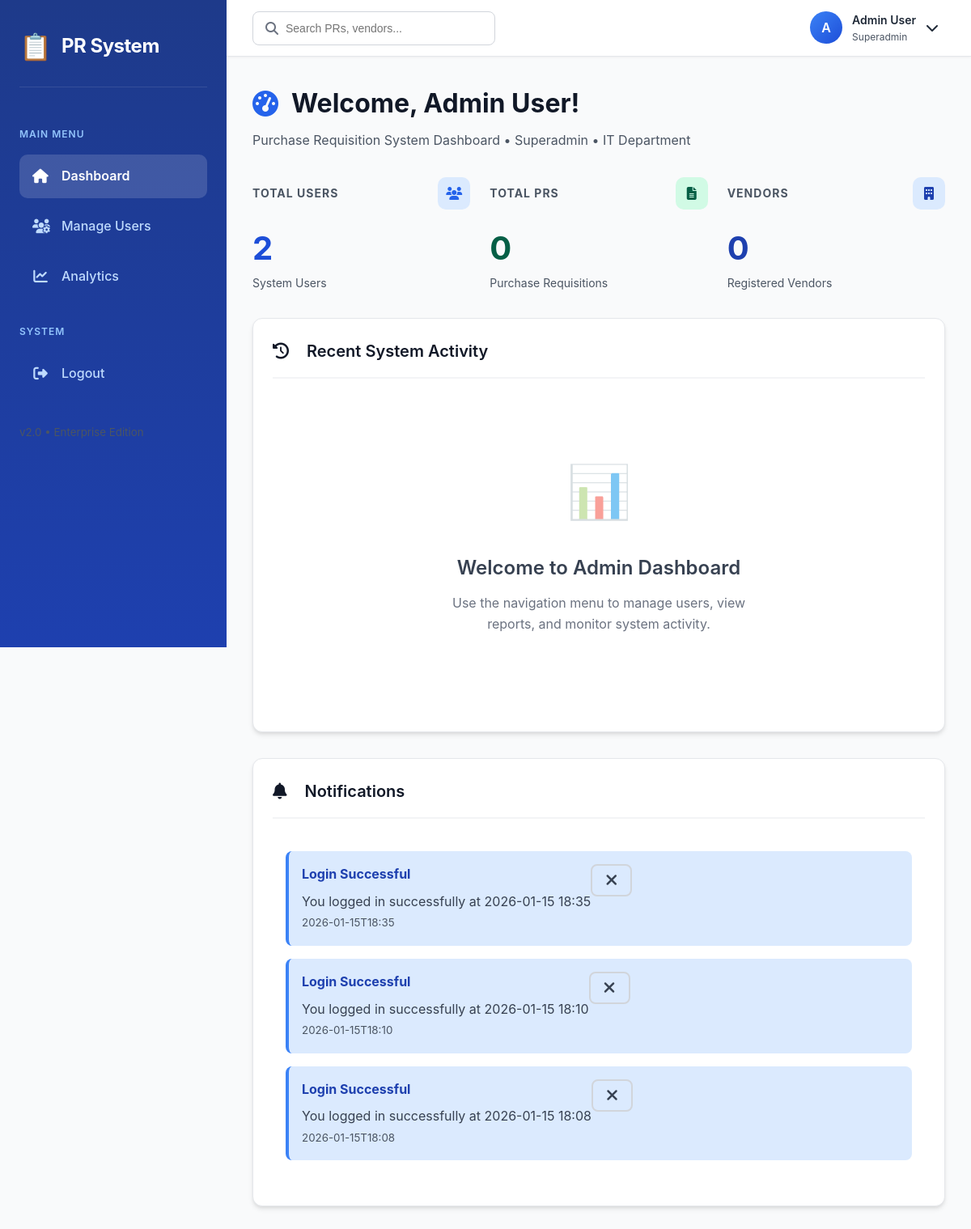
The app's page /dashboard (signed in) with its own data.
### tables this page shows
CREATE TABLE notifications (
            id INTEGER PRIMARY KEY AUTOINCREMENT,
            user_id INTEGER NOT NULL,
            title TEXT NOT NULL,
            message TEXT NOT NULL,
            notification_type TEXT,
            is_read INTEGER DEFAULT 0,
            created_at TEXT NOT NULL,
            related_pr_id INTEGER,
            action_url TEXT,
            FOREIGN KEY (user_id) REFERENCES users(id)
        );

### app.py (the view, shortened to what this page needs)
@app.route("/dashboard")
@login_required
def dashboard():
    try:
        user_id = session["user_id"]
        role = session["role"]
        department = session.get("department", "")
        with db() as conn:
            notifications = conn.execute("""
            SELECT * FROM notifications
            WHERE user_id=? AND is_read=0
            ORDER BY created_at DESC
            LIMIT 10
            """, (user_id,)).fetchall()
            stats = {}
            my_pr = []
            if role == "user":
                stats['total_pr'] = conn.execute("""
                SELECT COUNT(*) FROM pr WHERE created_by=?
                """, (user_id,)).fetchone()[0]
                stats['pending_pr'] = conn.execute("""
                SELECT COUNT(*) FROM pr
                WHERE created_by=? AND status IN ('PENDING_APPROVAL', 'BUDGET_EXCEPTION_PENDING')
                """, (user_id,)).fetchone()[0]
                stats['approved_pr'] = conn.execute("""
                SELECT COUNT(*) FROM pr
                WHERE created_by=? AND status='APPROVED'
                """, (user_id,)).fetchone()[0]
                my_pr = conn.execute("""
                SELECT p.*,
                       (SELECT COUNT(*) FROM pr_items WHERE pr_id=p.id) as item_count
                FROM pr p
                WHERE p.created_by=?
                ORDER BY p.created_at DESC
                LIMIT 10
                """, (user_id,)).fetchall()
            elif role == 'superadmin':
                stats['total_users'] = conn.execute("SELECT COUNT(*) FROM users").fetchone()[0]
                stats['total_prs'] = conn.execute("SELECT COUNT(*) FROM pr").fetchone()[0]
                stats['total_vendors'] = conn.execute("SELECT COUNT(*) FROM vendors").fetchone()[0]
                my_pr = conn.execute("""
                SELECT p.*, u.full_name as requester_name_full
                FROM pr p
                JOIN users u ON p.created_by = u.id
                ORDER BY p.created_at DESC
                LIMIT 10
                """).fetchall()
            budget_overview = None
            if department:
                budget_overview = conn.execute("""
                SELECT category, allocated_amount, spent_amount, remaining_amount
                FROM budget_categories
                WHERE department=?
                AND fiscal_year=?
                """, (department, str(datetime.now().year))).fetchall()
        return render_template(
            "dashboard.html",
            role=role,
            name=session["name"],
            notifications=notifications,
            stats=stats,
            my_pr=my_pr,
            budget_overview=budget_overview,
            BUDGET_STATUS=BUDGET_STATUS
        )
    except Exception as e:
        print(f"⚠️ Dashboard error: {e}")
        flash("Error loading dashboard", "danger")
        return redirect("/")

### templates/dashboard.html (shortened to what this page needs)
{% extends "base.html" %}
{% block content %}
<div class="page-header">
    <div>
        <h1 class="page-title">
            <i class="fas fa-tachometer-alt" style="color: var(--primary-600);"></i>
            Welcome, {{ name }}!
        </h1>
        <p class="page-subtitle">
            Purchase Requisition System Dashboard • {{ session.role|title }}
            {% if session.department %}
            • {{ session.department }} Department
            {% endif %}
        </p>
    </div>
</div>
<div class="dashboard-grid" style="display: grid; grid-template-columns: repeat(auto-fit, minmax(250px, 1fr)); gap: 1.5rem; margin-bottom: 2rem;">
    {% if session.role == 'user' %}
    <div class="stat-card" style="background: white; padding: 1.5rem; border-radius: var(--border-radius); box-shadow: var(--box-shadow);">
        <div style="display: flex; justify-content: space-between; align-items: center; margin-bottom: 1rem;">
            <h3 style="font-size: 0.875rem; color: var(--gray-600); text-transform: uppercase; letter-spacing: 1px;">Total PRs</h3>
            <div style="background: var(--primary-100); color: var(--primary-600); width: 40px; height: 40px; border-radius: 10px; display: flex; align-items: center; justify-content: center;">
                <i class="fas fa-file-alt"></i>
            </div>
        </div>
        <div class="stat-number" style="font-size: 2.5rem; font-weight: 700; color: var(--primary-700);">{{ stats.total_pr }}</div>
        <div style="color: var(--gray-600); font-size: 0.875rem;">Purchase Requisitions Created</div>
    </div>
    <div class="stat-card">
        <div style="display: flex; justify-content: space-between; align-items: center; margin-bottom: 1rem;">
            <h3 style="font-size: 0.875rem; color: var(--gray-600); text-transform: uppercase; letter-spacing: 1px;">Pending Approval</h3>
            <div style="background: #fef3c7; color: #92400e; width: 40px; height: 40px; border-radius: 10px; display: flex; align-items: center; justify-content: center;">
                <i class="fas fa-clock"></i>
            </div>
        </div>
        <div class="stat-number" style="font-size: 2.5rem; font-weight: 700; color: #92400e;">{{ stats.pending_pr }}</div>
        <div style="color: var(--gray-600); font-size: 0.875rem;">Awaiting Approval</div>
    </div>
    <div class="stat-card">
        <div style="display: flex; justify-content: space-between; align-items: center; margin-bottom: 1rem;">
            <h3 style="font-size: 0.875rem; color: var(--gray-600); text-transform: uppercase; letter-spacing: 1px;">Approved</h3>
            <div style="background: #d1fae5; color: #065f46; width: 40px; height: 40px; border-radius: 10px; display: flex; align-items: center; justify-content: center;">
                <i class="fas fa-check-circle"></i>
            </div>
        </div>
        <div class="stat-number" style="font-size: 2.5rem; font-weight: 700; color: #065f46;">{{ stats.approved_pr }}</div>
        <div style="color: var(--gray-600); font-size: 0.875rem;">Successfully Approved</div>
    </div>
    {% elif session.role == 'superadmin' %}
    <div class="stat-card">
        <div style="display: flex; justify-content: space-between; align-items: center; margin-bottom: 1rem;">
            <h3 style="font-size: 0.875rem; color: var(--gray-600); text-transform: uppercase; letter-spacing: 1px;">Total Users</h3>
            <div style="background: var(--primary-100); color: var(--primary-600); width: 40px; height: 40px; border-radius: 10px; display: flex; align-items: center; justify-content: center;">
                <i class="fas fa-users"></i>
            </div>
        </div>
        <div class="stat-number" style="font-size: 2.5rem; font-weight: 700; color: var(--primary-700);">{{ stats.total_users }}</div>
        <div style="color: var(--gray-600); font-size: 0.875rem;">System Users</div>
    </div>
    <div class="stat-card">
        <div style="display: flex; justify-content: space-between; align-items: center; margin-bottom: 1rem;">
            <h3 style="font-size: 0.875rem; color: var(--gray-600); text-transform: uppercase; letter-spacing: 1px;">Total PRs</h3>
            <div style="background: #d1fae5; color: #065f46; width: 40px; height: 40px; border-radius: 10px; display: flex; align-items: center; justify-content: center;">
                <i class="fas fa-file-alt"></i>
            </div>
        </div>
        <div class="stat-number" style="font-size: 2.5rem; font-weight: 700; color: #065f46;">{{ stats.total_prs }}</div>
        <div style="color: var(--gray-600); font-size: 0.875rem;">Purchase Requisitions</div>
    </div>
    <div class="stat-card">
        <div style="display: flex; justify-content: space-between; align-items: center; margin-bottom: 1rem;">
            <h3 style="font-size: 0.875rem; color: var(--gray-600); text-transform: uppercase; letter-spacing: 1px;">Vendors</h3>
            <div style="background: #dbeafe; color: #1e40af; width: 40px; height: 40px; border-radius: 10px; display: flex; align-items: center; justify-content: center;">
                <i class="fas fa-building"></i>
            </div>
        </div>
        <div class="stat-number" style="font-size: 2.5rem; font-weight: 700; color: #1e40af;">{{ stats.total_vendors }}</div>
        <div style="color: var(--gray-600); font-size: 0.875rem;">Registered Vendors</div>
    </div>
    {% endif %}
</div>
<div class="card">
    <div class="card-header">
        <h3 class="card-title">
            <i class="fas fa-history" style="margin-right: 10px;"></i>
            {% if session.role == 'user' %}
            My Recent PRs
            {% elif session.role in ['approver1', 'approver2', 'approver3', 'approver4'] %}
            Pending Approvals
            {% elif session.role == 'procurement' %}
            Approved PRs Ready for Processing
            {% elif session.role == 'superadmin' %}
            Recent System Activity
            {% endif %}
        </h3>
    </div>
    {% if my_pr and my_pr|length > 0 %}
    <div class="table-responsive">
        <table class="table">
            <thead>
                <tr>
                    <th>PR Number</th>
                    <th>Description</th>
                    {% if session.role != 'user' %}
                    <th>Requester</th>
                    {% endif %}
                    <th>Amount</th>
                    <th>Status</th>
                    <th>Date</th>
                    <th>Actions</th>
                </tr>
            </thead>
            <tbody>
                {% for pr in my_pr %}
                <tr>
                    <td>
                        <strong>{{ pr.pr_no }}</strong>
                        {% if pr.item_count %}
                        <br>
                        <small class="text-muted">{{ pr.item_count }} items</small>
                        {% endif %}
                    </td>
                    <td>
                        {{ pr.purpose[:50] }}
                        {% if pr.purpose|length > 50 %}...{% endif %}
                    </td>
                    {% if session.role != 'user' %}
                    <td>{{ pr.requester_name_full or pr.requester_name }}</td>
                    {% endif %}
                    <td>
                        <strong>RM {{ "%.2f"|format(pr.total_amount) }}</strong>
                    </td>
                    <td>
                        {% if pr.status == 'DRAFT' %}
                        <span class="status-badge status-draft">DRAFT</span>
                        {% elif pr.status == 'PENDING_APPROVAL' %}
                        <span class="status-badge status-pending">PENDING</span>
                        {% elif pr.status == 'APPROVED' %}
                        <span class="status-badge status-approved">APPROVED</span>
                        {% elif pr.status == 'REJECTED' %}
                        <span class="status-badge status-rejected">REJECTED</span>
                        {% elif pr.status == 'BUDGET_EXCEPTION_PENDING' %}
                        <span class="status-badge status-budget-pending">BUDGET EXCEPTION</span>
                        {% else %}
                        <span class="status-badge">{{ pr.status }}</span>
                        {% endif %}
                    </td>
                    <td>
                        {{ pr.created_at[:10] }}
                        <br>
                        <small class="text-muted">{{ pr.created_at[11:16] }}</small>
                    </td>
                    <td>
                        <div class="d-flex gap-2">
                            {% if session.role == 'user' and pr.status == 'DRAFT' %}
                            <a href="/pr/{{ pr.id }}/review" class="btn btn-sm btn-outline">
                                <i class="fas fa-edit"></i>
                            </a>
                            <a href="/pr/{{ pr.id }}/submit" class="btn btn-sm btn-success"
                               onclick="return confirm('Submit this PR for approval?')">
                                Submit
                            </a>
                            {% elif session.role in ['approver1', 'approver2', 'approver3', 'approver4'] %}
                            <a href="/approve/{{ pr.id }}/review" class="btn btn-sm btn-primary">
                                <i class="fas fa-eye"></i> Review
                            </a>
                            {% elif session.role == 'procurement' and pr.status == 'APPROVED' %}
                            <form method="POST" action="/procurement/receive/{{ pr.id }}" style="display: inline;">
                                <button type="submit" class="btn btn-sm btn-success"
                                        onclick="return confirm('Mark PR {{ pr.pr_no }} as received by procurement?')">
                                    <i class="fas fa-check"></i> Receive
                                </button>
                            </form>
                            {% endif %}
                        </div>
                    </td>
                </tr>
                {% endfor %}
            </tbody>
        </table>
    </div>
    {% else %}
    <div class="empty-state">
        <div class="empty-state-icon">
            {% if session.role == 'user' %}
            📋
            {% elif session.role in ['approver1', 'approver2', 'approver3', 'approver4'] %}
            ✅
            {% elif session.role == 'procurement' %}
            🛒
            {% else %}
            📊
            {% endif %}
        </div>
        <h3 class="empty-state-title">
            {% if session.role == 'user' %}
            No Purchase Requisitions Yet
            {% elif session.role in ['approver1', 'approver2', 'approver3', 'approver4'] %}
            No Pending Approvals
            {% elif session.role == 'procurement' %}
            No Approved PRs
            {% else %}
            Welcome to Admin Dashboard
            {% endif %}
        </h3>
        <p class="empty-state-description">
            {% if session.role == 'user' %}
            Create your first purchase requisition to get started with the procurement process.
            {% elif session.role in ['approver1', 'approver2', 'approver3', 'approver4'] %}
            All approval requests have been processed. Check back later for new submissions.
            {% elif session.role == 'procurement' %}
            There are no approved purchase requisitions awaiting procurement processing at the moment.
            {% else %}
            Use the navigation menu to manage users, view reports, and monitor system activity.
            {% endif %}
        </p>
    </div>
    {% endif %}
</div>
{% if notifications and notifications|length > 0 %}
<div class="card mt-4">
    <div class="card-header">
        <h3 class="card-title">
            <i class="fas fa-bell" style="margin-right: 10px;"></i>
            Notifications
        </h3>
    </div>
    <div style="padding: 1rem;">
        {% for notification in notifications %}
        <div class="alert alert-info" style="margin-bottom: 1rem; padding: 1rem;">
            <div style="display: flex; justify-content: space-between; align-items: flex-start;">
                <div>
                    <strong>{{ notification.title }}</strong>
                    <p style="margin: 0.5rem 0 0; color: var(--gray-700);">{{ notification.message }}</p>
                    <small class="text-muted">{{ notification.created_at[:16] }}</small>
                </div>
                <form method="POST" action="/notifications/mark-read/{{ notification.id }}"
                      style="display: inline;">
                    <button type="submit" class="btn btn-sm btn-outline">
                        <i class="fas fa-times"></i>
                    </button>
                </form>
            </div>
        </div>
        {% endfor %}
    </div>
</div>
{% endif %}
{% endblock %}

### records on screen
notifications: title "Login Successful", message "You logged in successfully at 2026-01-15 18:35", created_at "2026-01-15T18:35"
notifications: title "Login Successful", message "You logged in successfully at 2026-01-15 18:10", created_at "2026-01-15T18:10"
notifications: title "Login Successful", message "You logged in successfully at 2026-01-15 18:08", created_at "2026-01-15T18:08"

### other values on screen
{{ session.name[0] if session.name else 'U' }} "A"
{{ session.name }} "Admin User"
{{ session.role|title }} "Superadmin"
{{ name }} "Admin User"
{{ session.department }} "IT"
{{ stats.total_users }} "2"
{{ stats.total_prs }} "0"
{{ stats.total_vendors }} "0"
